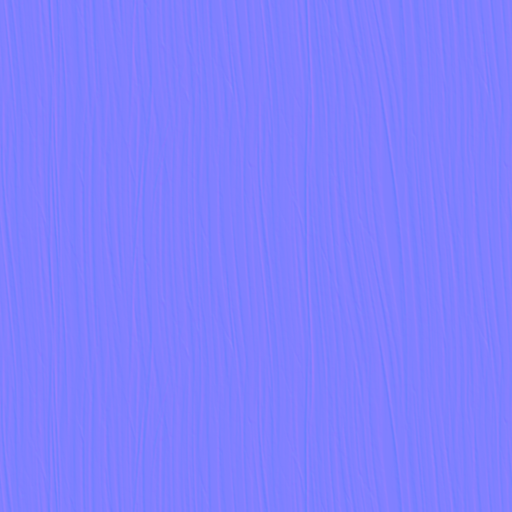
#> input picture assets/characters/kestrel/v2/textures/hair_normal.png, 1024 x 1024 px, given in place of fabric_ripstop.png, which was not available (shown at 1/2 size)
$ python make_surface_maps.py
#> lines starting #> are read from the running program, lines starting #| are printed output that depends on the picture; pictures that were not available may be replaced by others from this repository, and a replacement may not be noted
"""Bake Kestrel's painted cloth / gear finish into portable PBR maps.

Existing Krea2 material art supplies all detail. Broad worn-paint marks are
reinterpreted as intrinsic dye / coating variation, never directional light.
Hair and face maps belong to their own bakers and are deliberately untouched.
"""
from pathlib import Path
import numpy as np
from PIL import Image

OUT = Path(__file__).resolve().parent / 'textures'
ROOT = Path(__file__).resolve().parents[4]
SIZE = 1024

# Linear base palette; roughness separates matte ripstop, satin navy technical
# cloth, woven webbing, soft leather and the lightly polished bone coating.
# source, tint, roughness, micro relief, brush colour, brush roughness
SURFACES = {
    'jacket': ('fabric_ripstop', (.035,.037,.045), .72, .040, .125, .025),
    'jacketLight': ('fabric_ripstop', (.045,.047,.056), .71, .040, .110, .025),
    'suit': ('fabric_soft', (.017,.023,.055), .60, .025, .095, .022),
    'pants': ('fabric_ripstop', (.028,.030,.036), .77, .045, .115, .025),
    'pantsLight': ('fabric_ripstop', (.038,.040,.049), .75, .045, .100, .025),
    'web': ('fabric_ripstop', (.018,.020,.027), .80, .045, .065, .020),
    'webLight': ('fabric_ripstop', (.027,.030,.038), .78, .045, .065, .020),
    'graph': ('leather_soft', (.025,.027,.034), .51, .030, .085, .040),
    'bone': ('worn_paint', (.55,.52,.46), .54, .012, .075, .045),
    'boneLight': ('worn_paint', (.66,.62,.53), .52, .012, .065, .040),
    'boneShade': ('worn_paint', (.36,.33,.28), .58, .012, .075, .045),
}


def srgb(x):
    return np.where(x <= .0031308, x*12.92,
                    1.055*np.maximum(x,0)**(1/2.4)-.055)


def blur(field, radius):
    """Seamless float blur: preserve weak painted marks without quantization."""
    fy = np.fft.fftfreq(field.shape[0])[:,None]
    fx = np.fft.rfftfreq(field.shape[1])[None,:]
    kernel = np.exp(-2*np.pi**2*radius**2*(fx*fx+fy*fy))
    return np.fft.irfft2(np.fft.rfft2(field)*kernel,
                        s=field.shape).astype(np.float32)


def centered(field):
    field = field-field.mean()
    return np.clip(field/(field.std()+1e-8), -2.0, 2.0)


def source_fields(source):
#> called with source = 'fabric_ripstop'
    im = Image.open(ROOT/'art/textures'/f'{source}.png').convert('RGB')
#> im is the input picture: PIL image 1024x1024 RGB; mean R, G, B 127.5, 127.7, 254.9
    if im.size != (SIZE,SIZE):
        im = im.resize((SIZE,SIZE), Image.Resampling.LANCZOS)
    rgb = np.asarray(im,dtype=np.float32)/255.
    gray = rgb.mean(2)
    # No raw source grain enters the albedo. Its softened grain only supplies
    # tiny relief and a nearly invisible close-range material variation.
    body = centered(blur(gray,24))
    grain = centered(blur(gray,1.8)-blur(gray,12))
#> call 3 of blur, with radius = 12
#> in blur (call 3), `kernel = np.exp(-2*np.pi**2*radius**2*(fx*fx+fy*fy))`:
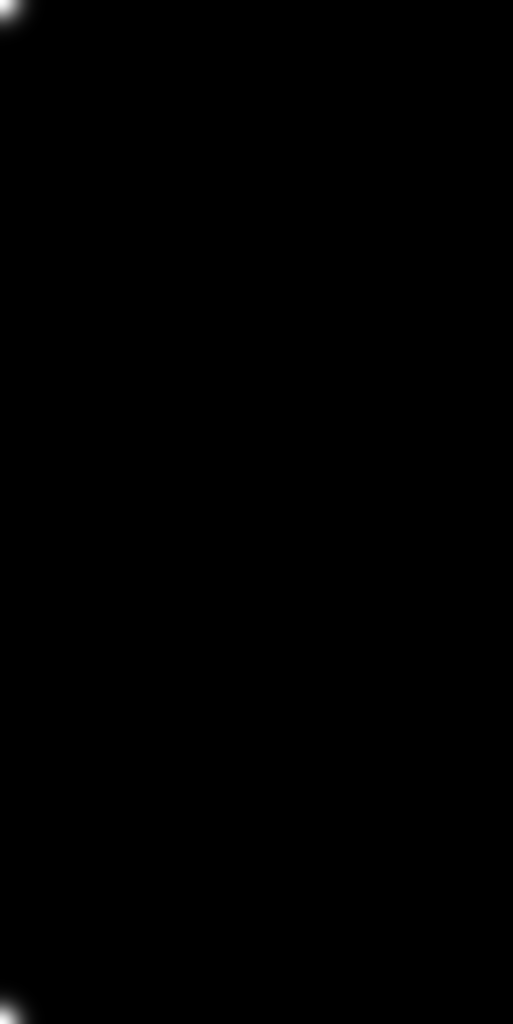
#> kernel: shape (1024, 513) float64; min 0, max 1, mean 0.00114
#> in centered (call 2), `return np.clip(field/(field.std()+1e-8), -2.0, 2.0)`:
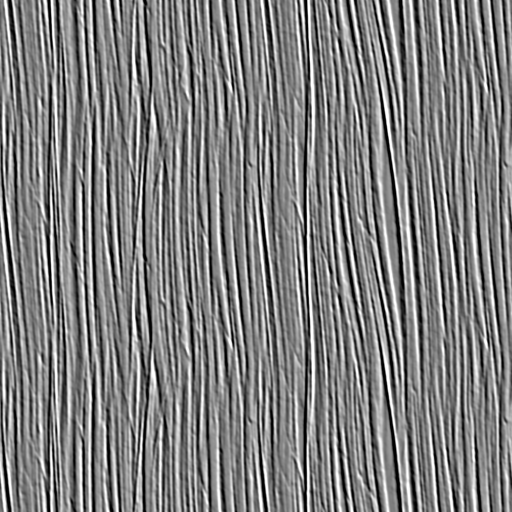
#> returned value: shape (1024, 1024) float32 (shown at 1/2 size); min -2, max 2, mean 0.00588; drawn with min black and max white
    return body, grain


def save_rgb(path, field):
    Image.fromarray(np.uint8(np.clip(field,0,1)*255+.5)).save(path)


def main():
    OUT.mkdir(exist_ok=True)
    fields = {source: source_fields(source) for source in
              {desc[0] for desc in SURFACES.values()}}
#> call 2 of source_fields, with source = 'fabric_soft'
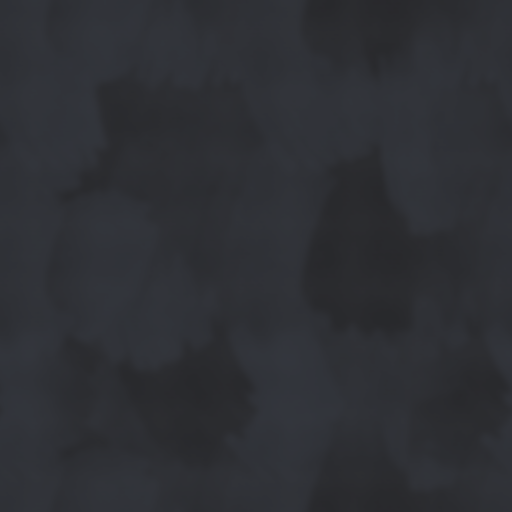
#> input picture assets/characters/kestrel/v2/textures/pants.png, 1024 x 1024 px, given in place of fabric_soft.png, which was not available (shown at 1/2 size)
#> in source_fields, im is the input picture: PIL image 1024x1024 RGB; mean R, G, B 46.5, 48.3, 53.2
#> in source_fields (call 2), `rgb = np.asarray(im,dtype=np.float32)/255.`:
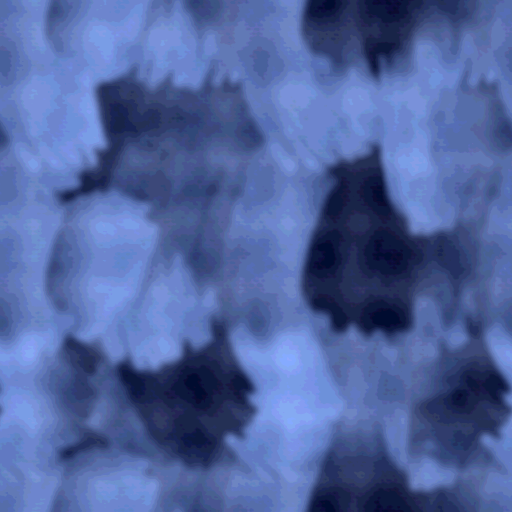
#> rgb: shape (1024, 1024, 3) float32 (shown at 1/2 size); mean R, G, B 0.183, 0.19, 0.209; drawn with min black and max white
#> in source_fields (call 2), `gray = rgb.mean(2)`:
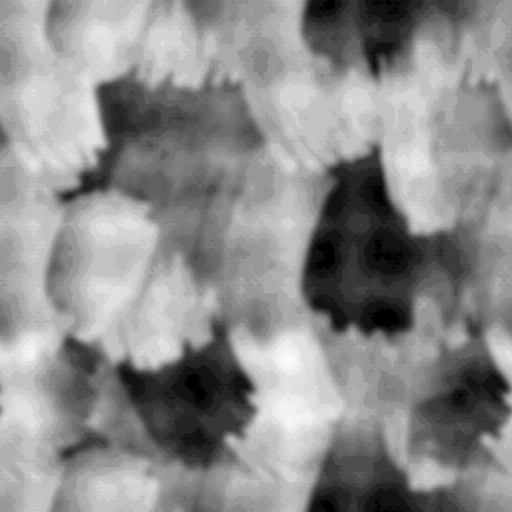
#> gray: shape (1024, 1024) float32 (shown at 1/2 size); min 0.163, max 0.218, mean 0.193; drawn with min black and max white
#> in centered (call 4), `field = field-field.mean()`:
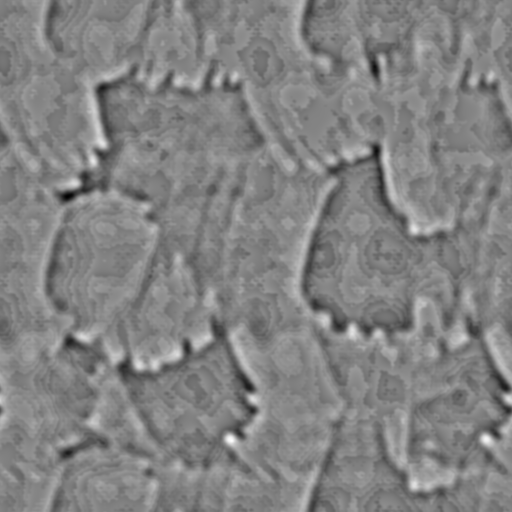
#> field: shape (1024, 1024) float32 (shown at 1/2 size); min -0.0118, max 0.0112, mean -5.46e-12; drawn with min black and max white
#> in centered (call 4), `return np.clip(field/(field.std()+1e-8), -2.0, 2.0)`:
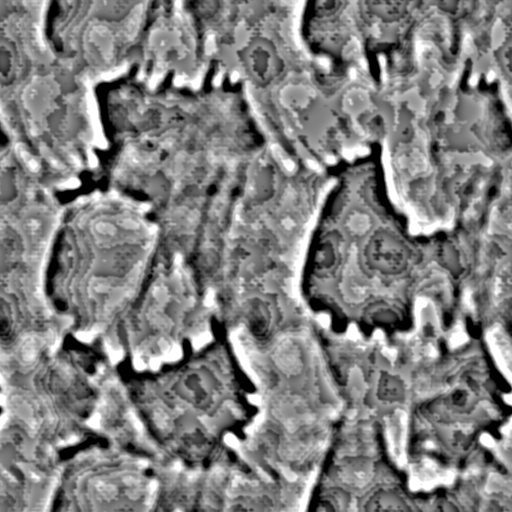
#> returned value: shape (1024, 1024) float32 (shown at 1/2 size); min -2, max 2, mean 0.00786; drawn with min black and max white
    # Preserve the broad brush boundaries rather than reproducing paint grain.
    paint = np.asarray(Image.open(ROOT/'art/textures/worn_paint.png')
                       .convert('L').resize((SIZE,SIZE)),dtype=np.float32)/255.
    brush = centered(blur(paint,7))
    brush_soft = centered(blur(paint,38))
    brush = centered(.78*brush+.22*brush_soft)
    for name,(source,tint,rough,relief,colour,rough_breakup) in SURFACES.items():
        body, grain = fields[source]
        polymer = source == 'worn_paint'
        # Measured broad dye variation carries the finish at full-body range.
        # Ripstop and leather remain primary material sources; the existing
        # painted source adds a small brush rhythm shared across the costume.
        variation = np.clip(colour*brush+.025*body+.003*grain,-.26,.26)
        albedo = np.array(tint,dtype=np.float32)[None,None,:]*(1+variation[:,:,None])
        # A little cool/warm pigment variation enriches graphite without
        # changing the average STYLE_GUIDE base colour or implying a key light.
        chroma = .008 if polymer else .022
        hue = np.stack((-brush*chroma, -brush*chroma*.15, brush*chroma),2)
        albedo *= 1+hue
        albedo *= np.array(tint)[None,None,:]/albedo.mean(axis=(0,1),keepdims=True)
        save_rgb(OUT/f'{name}.png', srgb(albedo))

        height = grain*relief
        if polymer:
            height += brush*.025
        # OpenGL: positive green points along +UV V. Image rows grow downward.
        dhx = (np.roll(height,-1,1)-np.roll(height,1,1))*.5
        dhy = (np.roll(height,1,0)-np.roll(height,-1,0))*.5
        normal = np.stack((-dhx,-dhy,np.ones_like(height)),2)
        normal /= np.linalg.norm(normal,axis=2,keepdims=True)
        save_rgb(OUT/f'{name}_normal.png',normal*.5+.5)

        orm = np.ones((SIZE,SIZE,3),dtype=np.float32)
        # Only tiny material pores contribute AO; broad paint carries no shadow.
        orm[:,:,0] = 1-np.maximum(0,-grain)*(.002 if polymer else .004)
        orm[:,:,1] = np.clip(rough-brush*rough_breakup+grain*.004, .42, .86)
        orm[:,:,2] = 0
        save_rgb(OUT/f'{name}_orm.png',orm)
        print(f'{name}: {source}, linear tint {tint}, roughness {rough:.2f}')
    (OUT/'README.md').write_text(
        'Kestrel garment and gear maps: 1024 px RGB PNG.\n'
        'Albedo is sRGB; OpenGL tangent normals and ORM are linear Non-Color.\n'
        'ORM channels: R ambient occlusion, G roughness, B metalness (zero).\n'
        'Sources: existing Krea2 art/textures/fabric_ripstop, fabric_soft, '
        'leather_soft and worn_paint. No generated noise or new texture model art.\n'
        'Broad painted marks are intrinsic dye/coating variation with a '
        'preserved STYLE_GUIDE mean palette, without baked directional lighting.\n'
        'Matte ripstop/webbing, satin navy underlayer, soft leather and bone '
        'polymer have separate roughness responses; micro relief stays subtle.\n'
        'Bake with ../make_surface_maps.py. Standard maps embed in the GLB.\n'
        'This baker deliberately leaves all hair_* and rain_face* maps untouched.\n')


if __name__ == '__main__':
#> (the run stopped early here; a loop or call above may not have finished)
